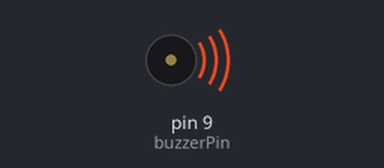
Bench run of a sketch on a simulated Arduino Uno, built with avr-gcc and run on an emulated ATmega328P. Shown: buzzer (waves = sounding).

Above: at 0.05 s.
Timing chart, 0 to 3.0 s (numbered marks = the images above):
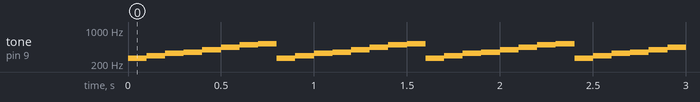

The sketch:

fmq_test.ino
```cpp
const int buzzerPin = 9;
int fre;

void setup()
{
  pinMode(buzzerPin, OUTPUT);
}

void loop()
{
  /*
  //频率从200到800
  for (int i = 200; i <= 800; i++)
  {
    tone(buzzerPin, i);
    delay(5);
  }
  for (int i = 800; i >= 200; i--)
  {
    tone(buzzerPin, i);
    delay(10);
  }*/

  tone(buzzerPin,261.6255653005986);
  delay(100);
  tone(buzzerPin,293.66476791740763);
  delay(100);
  tone(buzzerPin,329.62755691286986);
  delay(100);
  tone(buzzerPin,349.22823143300394);
  delay(100);
  tone(buzzerPin,391.9954359817492);
  delay(100);
  tone(buzzerPin,440);
  delay(100);
  tone(buzzerPin,493.88330125612424);
  delay(100);
  tone(buzzerPin,523.2511306011972);
  delay(100);

}
```

Measured:
- by itself, tone on pin 9 (buzzerPin): repeats every 0.80 s: 293 Hz 0.10 s, 329 Hz 0.10 s, 349 Hz 0.10 s, 391 Hz 0.10 s, 440 Hz 0.10 s, 493 Hz 0.10 s, 523 Hz 0.10 s, 261 Hz 0.10 s
